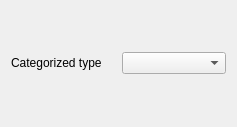
<ui version="4.0" >
 <class>TodoAppletConfig</class>
 <widget class="QWidget" name="TodoAppletConfig" >
  <property name="geometry" >
   <rect>
    <x>0</x>
    <y>0</y>
    <width>237</width>
    <height>127</height>
   </rect>
  </property>
  <property name="windowTitle" >
   <string>Form</string>
  </property>
  <layout class="QGridLayout" name="gridLayout" >
   <item row="0" column="0" >
    <widget class="QLabel" name="label" >
     <property name="text" >
      <string>Categorized type</string>
     </property>
    </widget>
   </item>
   <item row="0" column="1" >
    <widget class="QComboBox" name="categoryTypeBox" />
   </item>
  </layout>
 </widget>
 <resources/>
 <connections/>
</ui>
